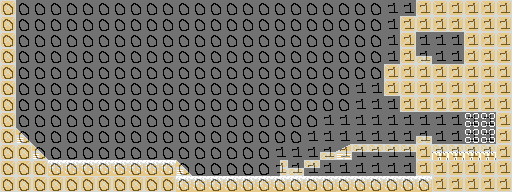

Tiled map render using the project's own tile images. Description and the whole map definition, tile-layer contents included, below:
An orthogonal 32x12 tile map with 16x16 px tiles, 2 tile layers (tiles, attribute), 1 hidden layer not drawn, 2 tilesets.

<map version="1.10" tiledversion="1.11.2" orientation="orthogonal" renderorder="right-down" width="32" height="12" tilewidth="16" tileheight="16" infinite="0" nextlayerid="4" nextobjectid="1">
 <editorsettings>
  <export target="../exports/export.csv" format="csv" />
 </editorsettings>
 <tileset firstgid="1" source="../metas.tsx" />
 <tileset firstgid="257" source="../attributes.tsx" />
 <layer id="1" name="tiles" width="32" height="12">
  <data encoding="csv">
2,1,1,1,1,1,1,1,1,1,1,1,1,1,1,1,1,1,1,1,1,1,1,1,1,1,2,2,2,2,2,2,
2,1,1,1,1,1,1,1,1,1,1,1,1,1,1,1,1,1,1,1,1,1,1,1,1,2,2,2,2,2,2,2,
2,1,1,1,1,1,1,1,1,1,1,1,1,1,1,1,1,1,1,1,1,1,1,1,1,2,1,1,1,2,2,2,
2,1,1,1,1,1,1,1,1,1,1,1,1,1,1,1,1,1,1,1,1,1,1,1,1,2,3,1,1,2,2,2,
2,1,1,1,1,1,1,1,1,1,1,1,1,1,1,1,1,1,1,1,1,1,1,1,2,2,2,2,2,2,2,2,
2,1,1,1,1,1,1,1,1,1,1,1,1,1,1,1,1,1,1,1,1,1,1,1,2,2,2,2,2,2,2,2,
2,1,1,1,1,1,1,1,1,1,1,1,1,1,1,1,1,1,1,1,1,1,1,1,1,2,2,2,2,2,2,2,
2,1,1,1,1,1,1,1,1,1,1,1,1,1,1,1,1,1,1,1,1,1,1,1,1,1,1,1,1,5,5,2,
2,7,1,1,1,1,1,1,1,1,1,1,1,1,1,1,1,1,1,1,1,1,1,1,1,1,3,1,1,5,5,2,
2,2,7,1,1,1,1,1,1,1,1,1,1,1,1,1,1,1,1,1,3,9,15,15,15,15,2,12,12,12,12,2,
2,2,2,14,14,14,14,14,14,14,14,7,1,1,1,1,1,16,3,15,1,1,1,1,1,1,2,2,2,2,2,2,
2,2,2,2,2,2,2,2,2,2,2,14,14,14,14,14,14,14,14,14,14,14,14,14,14,14,14,2,2,2,2,2
</data>
 </layer>
 <layer id="2" name="spawn" width="32" height="12" visible="0" opacity="0.57">
  <data encoding="csv">
0,0,0,0,0,0,0,0,0,0,0,0,0,0,0,0,0,0,0,0,0,0,0,0,0,0,0,0,0,0,0,0,
0,0,0,0,0,0,0,0,0,0,0,0,0,0,0,0,0,0,0,0,0,0,0,0,0,0,0,0,0,0,0,0,
0,0,0,0,0,0,0,0,0,0,0,0,0,0,0,0,0,0,0,0,0,0,0,0,0,0,0,257,0,0,0,0,
0,0,0,0,0,0,0,0,0,0,0,0,0,0,0,0,0,0,0,0,0,0,0,0,0,0,0,0,0,0,0,0,
0,0,0,0,0,0,0,0,0,0,0,0,0,0,0,0,0,0,0,0,0,0,0,0,0,0,0,0,0,0,0,0,
0,0,0,0,0,0,0,0,0,0,0,0,0,0,0,0,0,0,0,0,0,0,0,0,0,0,0,0,0,0,0,0,
0,0,0,0,0,0,0,0,0,0,0,0,0,0,0,0,0,0,0,0,0,257,0,0,0,0,0,0,0,0,0,0,
0,0,0,0,0,0,0,0,0,0,0,0,0,0,0,0,0,0,0,257,0,0,0,0,0,0,0,0,0,0,0,0,
0,0,0,0,0,0,0,0,0,0,0,0,0,0,0,0,0,0,0,0,0,0,0,0,0,0,0,0,0,0,0,0,
0,0,0,0,0,0,0,0,0,0,0,0,0,0,0,0,0,0,0,0,0,0,0,0,0,0,0,0,0,0,0,0,
0,0,0,0,0,0,0,0,0,0,0,0,0,0,0,0,0,0,0,0,0,0,0,0,0,0,0,0,0,0,0,0,
0,0,0,0,0,0,0,0,0,0,0,0,0,0,0,0,0,0,0,0,0,0,0,0,0,0,0,0,0,0,0,0
</data>
 </layer>
 <layer id="3" name="attribute" width="32" height="12" opacity="0.45">
  <data encoding="csv">
257,257,257,257,257,257,257,257,257,257,257,257,257,257,257,257,257,257,257,257,257,257,257,257,258,258,258,258,258,258,258,258,
257,257,257,257,257,257,257,257,257,257,257,257,257,257,257,257,257,257,257,257,257,257,257,257,258,258,258,258,258,258,258,258,
257,257,257,257,257,257,257,257,257,257,257,257,257,257,257,257,257,257,257,257,257,257,257,257,258,258,258,258,258,258,258,258,
257,257,257,257,257,257,257,257,257,257,257,257,257,257,257,257,257,257,257,257,257,257,257,257,258,258,258,258,258,258,258,258,
257,257,257,257,257,257,257,257,257,257,257,257,257,257,257,257,257,257,257,257,257,257,257,257,258,258,258,258,258,258,258,258,
257,257,257,257,257,257,257,257,257,257,257,257,257,257,257,257,257,257,257,257,257,257,258,258,258,258,258,258,258,258,258,258,
257,257,257,257,257,257,257,257,257,257,257,257,257,257,257,257,257,257,257,257,257,257,258,258,258,258,258,258,258,258,258,258,
257,257,257,257,257,257,257,257,257,257,257,257,257,257,257,257,257,257,257,257,258,258,258,258,258,258,258,258,258,258,258,258,
257,257,257,257,257,257,257,257,257,257,257,257,257,257,257,257,257,257,257,258,258,258,258,258,258,258,258,258,258,258,258,258,
257,257,257,257,257,257,257,257,257,257,257,257,257,257,257,257,257,258,258,258,258,258,258,258,258,258,258,258,258,258,258,258,
257,257,257,257,257,257,257,257,257,257,257,257,257,257,257,257,257,258,258,258,258,258,258,258,258,258,258,258,258,258,258,258,
257,257,257,257,257,257,257,257,257,257,257,257,257,257,257,257,257,257,257,257,257,257,257,257,257,257,257,258,258,258,258,258
</data>
 </layer>
</map>
